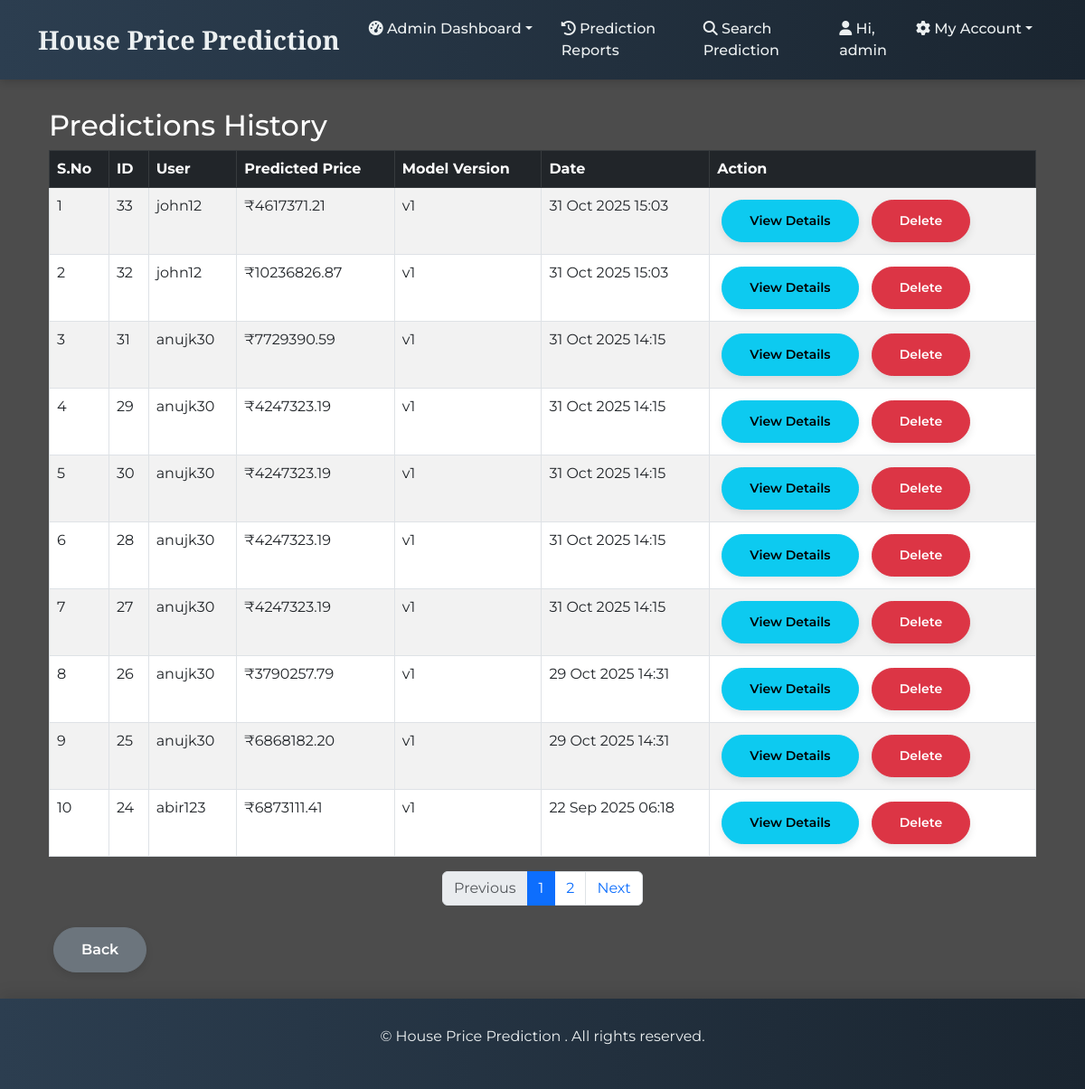
Page /admin_panel/predictions/ (signed in) on the committed database.
### homes/models.py (models this page shows, shortened)
class Prediction(models.Model):
    user = models.ForeignKey(User, on_delete=models.CASCADE, null=True, blank=True)
    input_features = models.JSONField()
    predicted_price = models.FloatField()
    model_version = models.CharField(max_length=20, default='v1')
    created_at = models.DateTimeField(auto_now_add=True)

### admin_panel/views.py (the view)
# urls.py: path('predictions/', views.predictions_list, name="admin_predictions"),
@user_passes_test(admin_required, login_url="/accounts/login/")
def predictions_list(request):
    predictions_list = Prediction.objects.all().order_by('-created_at')
    paginator = Paginator(predictions_list, 10)  # 10 predictions per page
    page_number = request.GET.get('page')
    predictions = paginator.get_page(page_number)
    return render(request, "admin_panel/predictions.html", {"predictions": predictions})

### admin_panel/views.py (called while the page is built)
def admin_required(user):
    return user.is_superuser  # only superusers can access

### admin_panel/templates/admin_panel/predictions.html (shortened to what this page needs)
{% extends 'base.html' %}
{% block content %}
<div class="container mt-4">
    <h2 style="color: white;">Predictions History</h2>
    <table class="table table-bordered table-striped">
        <thead class="table-dark">
            <tr>
              <th>S.No</th>
                <th>ID</th>
                <th>User</th>
                <th>Predicted Price</th>
                <th>Model Version</th>
                <th>Date</th>
                <th>Action</th>
            </tr>
        </thead>
        <tbody>
            {% for pred in predictions %}
            <tr>
              <td>{{ forloop.counter }}</td>
                <td>{{ pred.id }}</td>
                <td>{{ pred.user.username }}</td>
                <td>₹{{ pred.predicted_price|floatformat:2 }}</td>
                <td>{{ pred.model_version }}</td>
                <td>{{ pred.created_at|date:"d M Y H:i" }}</td>
               <td>
     <a href="{% url 'admin_prediction_detail' pred.id %}" class="btn btn-sm btn-info">View Details</a>
    <a href="{% url 'admin_prediction_delete' pred.id %}" class="btn btn-sm btn-danger"
       onclick="return confirm('Are you sure you want to delete this prediction?');">
       Delete
    </a>
</td>
            </tr>
            {% empty %}
            <tr>
                <td colspan="5" class="text-center">No predictions found.</td>
            </tr>
            {% endfor %}
        </tbody>
    </table>
    <nav aria-label="Page navigation">
  <ul class="pagination justify-content-center mt-3">
    {% if predictions.has_previous %}
      <li class="page-item">
        <a class="page-link" href="?page={{ predictions.previous_page_number }}">Previous</a>
      </li>
    {% else %}
      <li class="page-item disabled"><span class="page-link">Previous</span></li>
    {% endif %}
    {% for num in predictions.paginator.page_range %}
      {% if predictions.number == num %}
        <li class="page-item active"><span class="page-link">{{ num }}</span></li>
      {% elif num > predictions.number|add:-3 and num < predictions.number|add:3 %}
        <li class="page-item"><a class="page-link" href="?page={{ num }}">{{ num }}</a></li>
      {% endif %}
    {% endfor %}
    {% if predictions.has_next %}
      <li class="page-item">
        <a class="page-link" href="?page={{ predictions.next_page_number }}">Next</a>
      </li>
    {% else %}
      <li class="page-item disabled"><span class="page-link">Next</span></li>
    {% endif %}
  </ul>
</nav>
    <a href="{% url 'admin_dashboard' %}" class="btn btn-secondary mt-2">Back</a>
</div>
{% endblock %}

### templates/base.html (shortened to what this page needs)
{% load static %}
<!DOCTYPE html>
<html lang="en">
<head>
    <link href="https://cdn.jsdelivr.net/npm/bootstrap@5.3.0/dist/css/bootstrap.min.css" rel="stylesheet">
    <link rel="stylesheet" href="https://cdnjs.cloudflare.com/ajax/libs/font-awesome/6.4.0/css/all.min.css">
</head>
<body>
<nav class="navbar navbar-expand-lg navbar-dark">
  <div class="container">
    <a class="navbar-brand" href="/">
        House Price Prediction
    </a>
    <div class="collapse navbar-collapse" id="navbarNav">
      <ul class="navbar-nav me-auto">
        {% if user.is_authenticated and user.is_superuser %}
        <li class="nav-item dropdown">
          <a class="nav-link dropdown-toggle" href="#" id="adminMenu" role="button"
             data-bs-toggle="dropdown" aria-expanded="false"><i class="fa-solid fa-gauge-high"></i> Admin Dashboard</a>
        </li>
         <li class="nav-item"><a class="nav-link" href="{% url 'admin_reports' %}"><i class="fa-solid fa-history"></i> Prediction Reports</a></li>
         <li class="nav-item"><a class="nav-link" href="{% url 'search_users' %}"><i class="fa-solid fa-magnifying-glass"></i> Search Prediction</a></li>
        {% endif %}
      </ul>
      <ul class="navbar-nav ms-auto">
        {% if user.is_authenticated %}
        <li class="nav-item"><a class="nav-link"><i class="fa-solid fa-user"></i> Hi, {{ user.username }}</a></li>
        <li class="nav-item dropdown">
          <a class="nav-link dropdown-toggle" href="#" id="accountMenu" role="button"
             data-bs-toggle="dropdown" aria-expanded="false"><i class="fa-solid fa-gear"></i> My Account</a>
        </li>
        {% else %}
        <li class="nav-item"><a class="nav-link" href="{% url 'login' %}"><i class="fa-solid fa-right-to-bracket"></i> Login</a></li>
        <li class="nav-item"><a class="nav-link" href="{% url 'register' %}"><i class="fa-solid fa-user-plus"></i> Register</a></li>
        {% endif %}
      </ul>
    </div>
  </div>
</nav>
<div class="container mb-4">
    {% block content %}{% endblock %}
</div>
<footer class="mt-auto">
    <div class="container">
        <p>&copy; {{ now|date:"Y" }} House Price Prediction . All rights reserved.</p>
    </div>
</footer>
</body>
</html>

### templates/base.html (style rules this page uses)
:root { --primary-color: #2c3e50; --secondary-color: #e74c3c; --accent-color: #3498db; --light-color: #ecf0f1; --dark-color: #2c3e50; }
body { background: linear-gradient(rgba(0, 0, 0, 0.7), rgba(0, 0, 0, 0.7)), url('https://images.unsplash.com/photo-1564013799919-ab600027ffc6?auto=format&fit=crop&w=1650&q=80') no-repeat center center fixed; background-size: cover; min-height: 100vh; font-family: 'Montserrat', sans-serif; color: #333; display: flex; flex-direction: column; }
.navbar { background: linear-gradient(90deg, var(--primary-color) 0%, #1a2530 100%) !important; box-shadow: 0 2px 10px rgba(0, 0, 0, 0.2); padding: 12px 0; }
.navbar-brand { font-family: 'Playfair Display', serif; font-weight: 700; font-size: 1.8rem; color: var(--light-color) !important; }
.navbar .nav-link { color: var(--light-color) !important; font-weight: 500; margin: 0 8px; transition: all 0.3s ease; position: relative; }
.navbar .nav-link:not(.dropdown-toggle):after { content: ''; position: absolute; width: 0; height: 2px; bottom: 0; left: 0; background-color: var(--secondary-color); transition: width 0.3s ease; }
.btn { padding: 12px 30px; border-radius: 50px; font-weight: 600; transition: all 0.3s ease; margin: 5px; box-shadow: 0 4px 8px rgba(0, 0, 0, 0.1); }
footer { background: linear-gradient(90deg, var(--primary-color) 0%, #1a2530 100%); color: var(--light-color); padding: 30px 0; text-align: center; margin-top: auto; box-shadow: 0 -5px 15px rgba(0, 0, 0, 0.1); }

### rows in the picture
Prediction: id "33", user.username "john12", predicted_price "4617371.21", model_version "v1", created_at "31 Oct 2025 15:03"
Prediction: id "32", user.username "john12", predicted_price "10236826.87", model_version "v1", created_at "31 Oct 2025 15:03"
Prediction: id "31", user.username "anujk30", predicted_price "7729390.59", model_version "v1", created_at "31 Oct 2025 14:15"
Prediction: id "29", user.username "anujk30", predicted_price "4247323.19", model_version "v1", created_at "31 Oct 2025 14:15"
Prediction: id "30", user.username "anujk30", predicted_price "4247323.19", model_version "v1", created_at "31 Oct 2025 14:15"
Prediction: id "28", user.username "anujk30", predicted_price "4247323.19", model_version "v1", created_at "31 Oct 2025 14:15"
Prediction: id "27", user.username "anujk30", predicted_price "4247323.19", model_version "v1", created_at "31 Oct 2025 14:15"
Prediction: id "26", user.username "anujk30", predicted_price "3790257.79", model_version "v1", created_at "29 Oct 2025 14:31"
Prediction: id "25", user.username "anujk30", predicted_price "6868182.20", model_version "v1", created_at "29 Oct 2025 14:31"
Prediction: id "24", user.username "abir123", predicted_price "6873111.41", model_version "v1", created_at "22 Sep 2025 06:18"

### other values in the picture
{{ user.username }} "admin"
{{ num }} "1"
{{ num }} "2"
